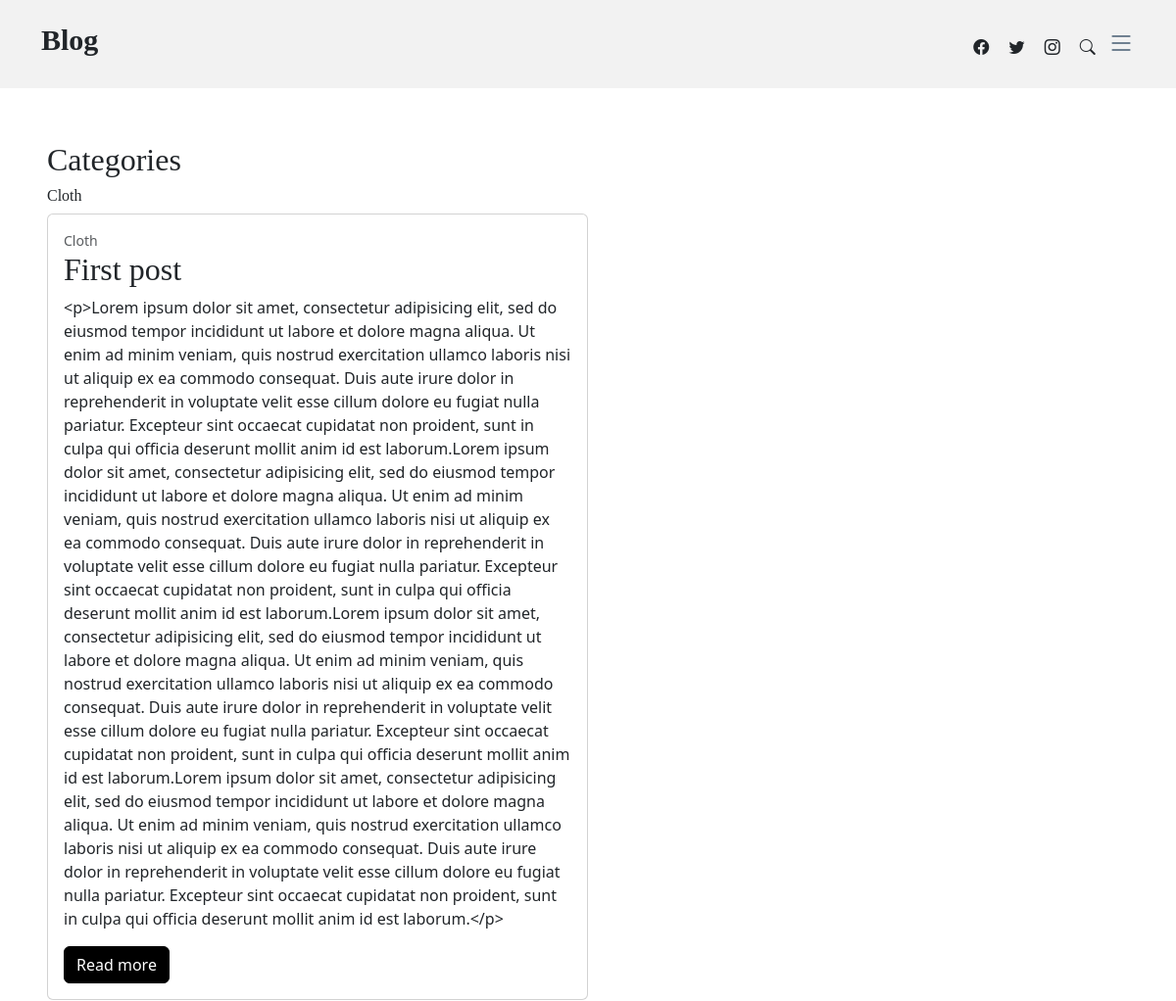
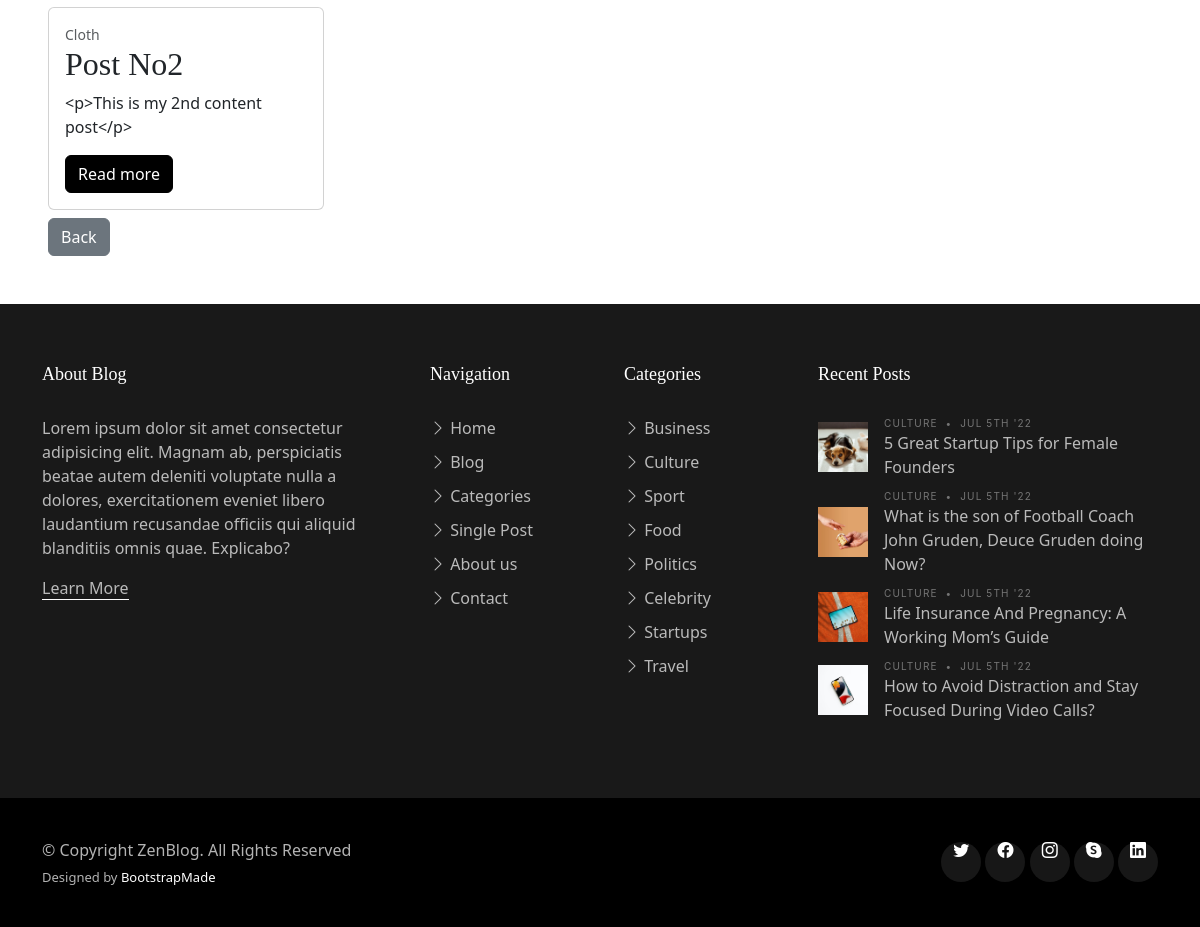
/category/Cloth/, run on the app's committed database (2 pictures, top to bottom).
### BlogApp/models.py (models this page shows, shortened)
class Post(models.Model):
    title = models.CharField(max_length=200)
    header_image = models.ImageField(blank=True, null=True, upload_to='images/')
    title_tag = models.CharField(max_length=50,null=True,blank=True)
    content = RichTextField(blank=True,null=True)
    author = models.ForeignKey('auth.User', on_delete=models.CASCADE)
    created_at = models.DateTimeField(auto_now_add=True)
    updated_at = models.DateTimeField(auto_now=True)
    category = models.CharField(max_length=200, default="nocategory")
    likes = models.ManyToManyField(User,related_name = 'blog_posts')
    snippet = models.CharField(max_length=50 ,null=True, blank = True )

### BlogApp/views.py (the view)
# urls.py: path('category/<str:cats>/', CategoryView, name="category"),
def CategoryView(request,cats):
    category_post = Post.objects.filter(category=cats.replace('-',' '))
    return render(request,'Categories.html',{'cats':cats.replace('-',' ').title(), 'category_post':category_post})

### BlogApp/Templates/Categories.html (shortened to what this page needs)
{% extends "Base.html" %}
{% load static %}
{% block main_content %}
<main>
    <h2>Categories</h2>
        <h6>{{cats}}</h6>
        {% for obj in category_post %}
        <div class='col-sm-6'>
            <div class="card mb-2">
              <div class="card-body">
                <div class="small text-muted">{{ obj.category }}</div>
                <h2 class="card-title">{{ obj.title }}</h2>
                <p class="card-text">{{ obj.content }}</p>
                <a href="{% url 'article-detail' obj.pk %}" class="btn btn-primary">Read more</a>
              </div>
            </div>
        {% endfor %}
        <a href="{% url 'category-list' %}" class="btn btn-secondary">Back</a>
</main>
{% endblock main_content %}

### BlogApp/static/css/main.css (style rules this page uses)
:root { scroll-behavior: smooth; }
body { color: rgba(var(--color-primary-rgb), 1); }
a { color: var(--color-links); text-decoration: none; }
h1, h2, h3, h4, h5, h6 { font-family: var(--font-primary); }
.btn.btn-primary { background-color: var(--color-black); color: var(--color-white); border-color: var(--color-black); }

### BlogApp/static/css/variables.css (style rules this page uses)
:root { --font-default: 'EB Garamond', system-ui, -apple-system, "Segoe UI", Roboto, "Helvetica Neue", Arial, "Noto Sans", "Liberation Sans", sans-serif, "Apple Color Emoji", "Segoe UI Emoji", "Segoe UI Symbol", "Noto Color Emoji"; --font-primary: 'EB Garamond', serif; --font-secondary: 'Inter', sans-serif; --color-default: #212529; --color-default-rgb: 33, 37, 41; --color-links: #212529; --color-links-hover: #15171a; --color-primary: #212529; --color-primary-light: #26282c; --color-primary-dark: #0b0c0e; --color-primary-rgb: 33, 37, 41; --color-primary-light-rgb: 38, 40, 44; --color-primary-dark-rgb: 11, 12, 14; --color-secondary: #596d80; --color-secondary-light: #8498aa; --color-secondary-dark: #404f5c; --color-secondary-rgb: 89, 109, 128; --color-secondary-light-rgb: 132, 152, 170; --color-secondary-dark-rgb: 64, 79, 92; --color-blue: #0d6efd; --color-blue-rgb: 13, 110, 253; --color-indigo: #6610f2; --color-indigo-rgb: 102, 16, 242; --color-purple: #6f42c1; --color-purple-rgb: 111, 66, 193; --color-pink: #f3268c; --color-pink-rgb: 243, 38, 140; --color-red: #df1529; --color-red-rgb: 223, 21, 4; --color-orange: #fd7e14; --color-orange-rgb: 253, 126, 20; --color-yellow: #ffc107; --color-yellow-rgb: 255, 193, 7; --color-green: #059652; --color-green-rgb: 5, 150, 82; --color-teal: #20c997; --color-teal-rgb: 32, 201, 151; --color-cyan: #0dcaf0; --color-cyan-rgb: 13, 202, 240; --color-white: #ffffff; --color-white-rgb: 255, 255, 255; --color-gray: #6c757d; --color-gray-rgb: 108, 117, 125; --color-black: #000000; --color-black-rgb: 0, 0, 0; }
:root { --bs-blue: var(--color-blue); --bs-indigo: var(--color-indigo); --bs-purple: var(--color-purple); --bs-pink: var(--color-pink); --bs-red: var(--color-red); --bs-orange: var(--color-orange); --bs-yellow: var(--color-yellow); --bs-green: var(--color-green); --bs-teal: var(--color-teal); --bs-cyan: var(--color-cyan); --bs-white: var(--color-white); --bs-gray: var(--color-gray); --bs-gray-dark: #343a40; --bs-gray-100: #f8f9fa; --bs-gray-200: #e9ecef; --bs-gray-300: #dee2e6; --bs-gray-400: #ced4da; --bs-gray-500: #adb5bd; --bs-gray-600: #6c757d; --bs-gray-700: #495057; --bs-gray-800: #343a40; --bs-gray-900: #212529; --bs-primary: var(--color-blue); --bs-secondary: var(--color-blue); --bs-success: #198754; --bs-info: #0dcaf0; --bs-warning: #ffc107; --bs-danger: #dc3545; --bs-light: #f8f9fa; --bs-dark: #212529; --bs-primary-rgb: var(--color-primary-rgb); --bs-secondary-rgb: var(--color-secondary-rgb); --bs-success-rgb: 25, 135, 84; --bs-info-rgb: 13, 202, 240; --bs-warning-rgb: 255, 193, 7; --bs-danger-rgb: 220, 53, 69; --bs-light-rgb: 248, 249, 250; --bs-dark-rgb: 33, 37, 41; --bs-white-rgb: var(--color-white-rgb); --bs-black-rgb: var(--color-black-rgb); --bs-body-color-rgb: var(--color-default-rgb); --bs-body-bg-rgb: 255, 255, 255; --bs-font-sans-serif: var(--font-default); --bs-font-monospace: SFMono-Regular, Menlo, Monaco, Consolas, "Liberation Mono", "Courier New", monospace; --bs-gradient: linear-gradient(180deg, rgba(255, 255, 255, 0.15), rgba(255, 255, 255, 0)); --bs-body-font-family: var(--font-default); --bs-body-font-size: 1rem; --bs-body-font-weight: 400; --bs-body-line-height: 1.5; --bs-body-color: var(--color-default); --bs-body-bg: #fff; }

### data on the page
Post: category "Cloth", title "First post", content "<p>Lorem ipsum dolor sit amet, consectetur adipisicing elit, sed do eiusmod tempor incididunt ut labore et dolore magna aliqua. Ut enim ad minim veniam, quis nostrud exercitation ullamco laboris nisi ut aliquip ex ea commodo consequat. Duis aute irure dolor in reprehenderit in voluptate velit esse cillum dolore eu fugiat nulla pariatur. Excepteur sint occaecat cupidatat non proident, sunt in culpa qui officia deserunt mollit anim id est laborum.Lorem ipsum dolor sit amet, consectetur adipisicing elit, sed do eiusmod tempor incididunt ut labore et dolore magna aliqua. Ut enim ad minim veniam, quis nostrud exercitation ullamco laboris nisi ut aliquip ex ea commodo consequat. Duis aute irure…"
Post: category "Cloth", title "Post No2", content "<p>This is my 2nd content post</p>"

### other printed values
{{ cats }} "Cloth"
